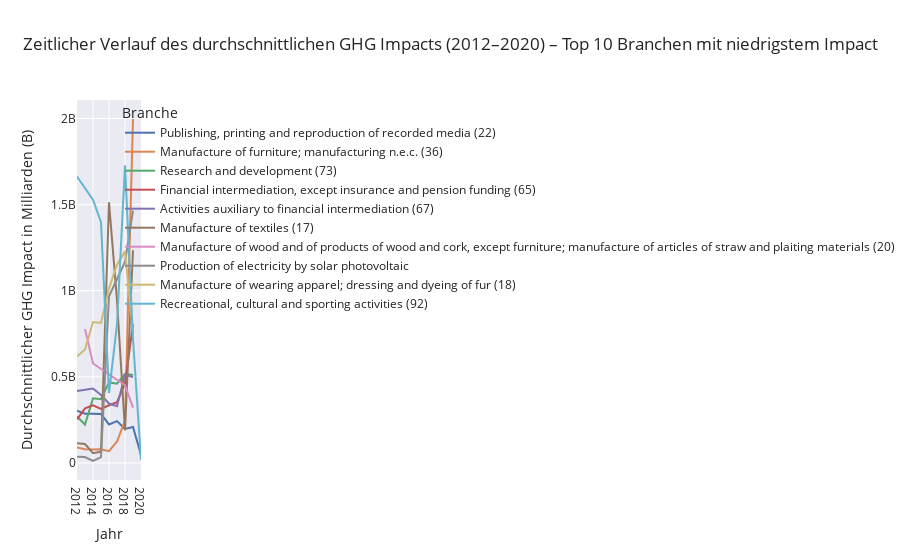

The code cell stored with this chart in its notebook:
### Code cell
import plotly.graph_objects as go

# Series in Liste umwandeln
top_10_low_emission_industries = top_10_low_emissions.index.tolist()

# Top 10 Branchen mit niedrigem Impact auswählen
df_filtered = df[df['Industry (Exiobase)'].isin(top_10_low_emission_industries)]

# Gruppieren nach Jahr und Branche, Durchschnitt berechnen
ghg_by_year = df_filtered.groupby(['Year', 'Industry (Exiobase)'])['Total GHG Environmental Impact (Scope 1, 2, 3)'].mean().abs().reset_index()

# Leere Figur für Plotly
fig = go.Figure()

# Für jede Branche eine Linie hinzufügen
for industry in top_10_low_emission_industries:
    data = ghg_by_year[ghg_by_year['Industry (Exiobase)'] == industry]
    fig.add_trace(go.Scatter(
        x=data['Year'], 
        y=data['Total GHG Environmental Impact (Scope 1, 2, 3)'],
        mode='lines',
        name=industry, 
        line=dict(width=2), 
    ))

# Layout
fig.update_layout(
    title='Zeitlicher Verlauf des durchschnittlichen GHG Impacts (2012–2020) – Top 10 Branchen mit niedrigstem Impact',
    xaxis_title='Jahr',
    yaxis_title='Durchschnittlicher GHG Impact in Milliarden (B)',
    template='seaborn', 
    legend_title='Branche',
    legend=dict(
        x=1.05, 
        y=1,
        traceorder='normal',
        bgcolor='rgba(255, 255, 255, 0)',  
        borderwidth=0,
    ),
    showlegend=True 
)
fig.write_html("../ghg_trend_top_10_low_impact.html")
fig.show()

### Figure 1 — Plotly figure (JSON) as saved in the notebook; plotly's stock layout.template omitted (floating-point values rounded to 4 significant figures)
{"data": [{"line": {"width": 2}, "mode": "lines", "name": "Publishing, printing and reproduction of recorded media (22)", "type": "scatter", "x": [2012, 2013, 2014, 2015, 2016, 2017, 2018, 2019, 2020], "y": [303100000.0, 285800000.0, 285600000.0, 284000000.0, 223100000.0, 242400000.0, 196800000.0, 208600000.0, 45680000.0]}, {"line": {"width": 2}, "mode": "lines", "name": "Manufacture of furniture; manufacturing n.e.c. (36)", "type": "scatter", "x": [2012, 2013, 2014, 2015, 2016, 2017, 2018, 2019], "y": [88780000.0, 79690000.0, 77620000.0, 79420000.0, 68420000.0, 123600000.0, 245900000.0, 1997000000.0]}, {"line": {"width": 2}, "mode": "lines", "name": "Research and development (73)", "type": "scatter", "x": [2012, 2013, 2014, 2015, 2016, 2017, 2018, 2019], "y": [269600000.0, 222800000.0, 375300000.0, 369700000.0, 467400000.0, 460200000.0, 517200000.0, 510100000.0]}, {"line": {"width": 2}, "mode": "lines", "name": "Financial intermediation, except insurance and pension funding (65)", "type": "scatter", "x": [2012, 2013, 2014, 2015, 2016, 2017, 2018, 2019], "y": [252100000.0, 316600000.0, 333800000.0, 314000000.0, 334500000.0, 352600000.0, 460200000.0, 806100000.0]}, {"line": {"width": 2}, "mode": "lines", "name": "Activities auxiliary to financial intermediation (67)", "type": "scatter", "x": [2012, 2013, 2014, 2015, 2016, 2017, 2018, 2019], "y": [417600000.0, 425500000.0, 431700000.0, 394400000.0, 344700000.0, 328600000.0, 511800000.0, 498400000.0]}, {"line": {"width": 2}, "mode": "lines", "name": "Manufacture of textiles (17)", "type": "scatter", "x": [2012, 2013, 2014, 2015, 2016, 2017, 2018, 2019], "y": [114500000.0, 109600000.0, 55850000.0, 65060000.0, 1514000000.0, 942300000.0, 188500000.0, 1235000000.0]}, {"line": {"width": 2}, "mode": "lines", "name": "Manufacture of wood and of products of wood and cork, except furniture; manufacture of articles of straw and plaiting materials (20)", "type": "scatter", "x": [2013, 2014, 2018, 2019], "y": [777100000.0, 577300000.0, 451200000.0, 321200000.0]}, {"line": {"width": 2}, "mode": "lines", "name": "Production of electricity by solar photovoltaic", "type": "scatter", "x": [2012, 2013, 2014, 2015, 2016, 2018, 2019], "y": [35120000.0, 33680000.0, 10900000.0, 32860000.0, 967900000.0, 1167000000.0, 1465000000.0]}, {"line": {"width": 2}, "mode": "lines", "name": "Manufacture of wearing apparel; dressing and dyeing of fur (18)", "type": "scatter", "x": [2012, 2013, 2014, 2015, 2016, 2017, 2018, 2019], "y": [617700000.0, 658700000.0, 818100000.0, 812500000.0, 1014000000.0, 1151000000.0, 1228000000.0, 753200000.0]}, {"line": {"width": 2}, "mode": "lines", "name": "Recreational, cultural and sporting activities (92)", "type": "scatter", "x": [2012, 2013, 2014, 2015, 2016, 2017, 2018, 2019, 2020], "y": [1664000000.0, 1597000000.0, 1528000000.0, 1398000000.0, 405800000.0, 803700000.0, 1729000000.0, 719300000.0, 17390000.0]}], "layout": {"legend": {"bgcolor": "rgba(255, 255, 255, 0)", "borderwidth": 0, "title": {"text": "Branche"}, "traceorder": "normal", "x": 1.05, "y": 1}, "showlegend": true, "title": {"text": "Zeitlicher Verlauf des durchschnittlichen GHG Impacts (2012–2020) – Top 10 Branchen mit niedrigstem Impact"}, "xaxis": {"title": {"text": "Jahr"}}, "yaxis": {"title": {"text": "Durchschnittlicher GHG Impact in Milliarden (B)"}}}}
